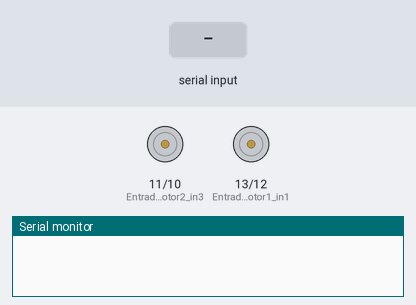
Bench run of a sketch on a simulated Arduino Uno, built with avr-gcc and run on an emulated ATmega328P. Parts: motor-driver pin pairs drawn as motors (green arrow = first pin HIGH = forward, orange = second pin HIGH = backward, longer = more drive), the last lines printed to the serial monitor. Inputs (shaded band) come from the test bench.

Above: at 1.2 s.
1.3 s: "1" received over the second serial link
At 1.6 s:
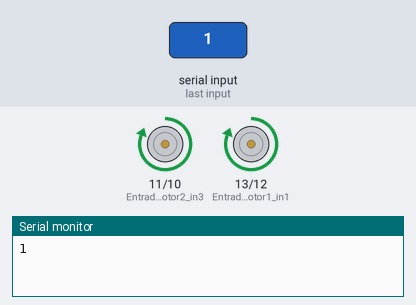
2.8 s: "4" received over the second serial link
At 3.9 s:
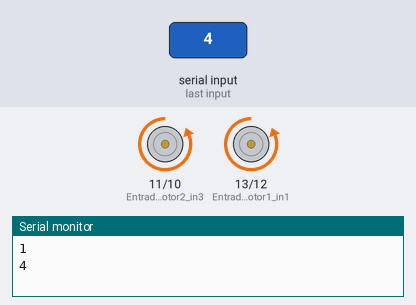
4.3 s: "2" received over the second serial link
At 5.1 s:
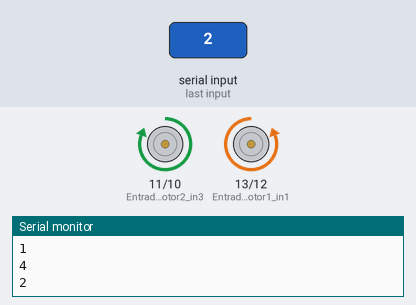
5.8 s: "3" received over the second serial link
At 6.2 s:
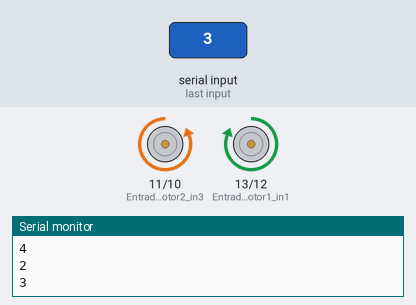
7.3 s: "0" received over the second serial link
At 8.6 s:
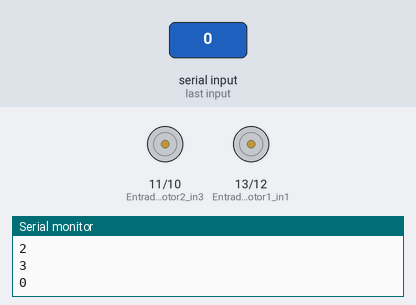
Timing chart, 0 to 9.8 s (numbered marks = the images above; inputs shaded):
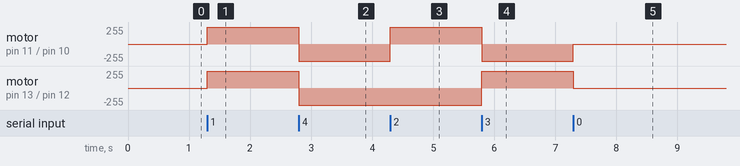

Measured:
- after the input at 1.3 s, motor on pin 11 (EntradaMotor2_in3) / pin 10 (EntradaMotor2_in4), motor on pin 13 (EntradaMotor1_in1) / pin 12 (EntradaMotor1_in2): stopped → forward 255/255 at once
- after the input at 2.8 s, motor on pin 11 (EntradaMotor2_in3) / pin 10 (EntradaMotor2_in4), motor on pin 13 (EntradaMotor1_in1) / pin 12 (EntradaMotor1_in2): forward 255/255 → backward 255/255 at once
- after the input at 4.3 s, motor on pin 11 (EntradaMotor2_in3) / pin 10 (EntradaMotor2_in4): backward 255/255 → forward 255/255 at once
- after the input at 5.8 s, motor on pin 11 (EntradaMotor2_in3) / pin 10 (EntradaMotor2_in4): forward 255/255 → backward 255/255 at once; motor on pin 13 (EntradaMotor1_in1) / pin 12 (EntradaMotor1_in2): backward 255/255 → forward 255/255 at once
- after the input at 7.3 s, motor on pin 11 (EntradaMotor2_in3) / pin 10 (EntradaMotor2_in4): backward 255/255 → stopped at once; motor on pin 13 (EntradaMotor1_in1) / pin 12 (EntradaMotor1_in2): forward 255/255 → stopped at once

The sketch:

Robot_Blue.ino
```cpp
#include <SoftwareSerial.h>

SoftwareSerial ModuloBlue(3, 2); // RX, TX

int EntradaMotor1_in1 = 13;
int EntradaMotor1_in2 = 12;

int EntradaMotor2_in3 = 11;
int EntradaMotor2_in4 = 10;

void setup() {
  pinMode(EntradaMotor1_in1, OUTPUT);
  pinMode(EntradaMotor1_in2, OUTPUT);
  pinMode(EntradaMotor2_in3, OUTPUT);
  pinMode(EntradaMotor2_in4, OUTPUT);
  Serial.begin(9600);

  ModuloBlue.begin(9600);
}

void loop() {
  char dato;
  if(ModuloBlue.available()>0){
    dato = ModuloBlue.read();
    Serial.println(dato);
    switch(dato){
      case '1':
        fordward();
      break;
      case '4':
        backward();
      break;
      case '2':
        right();
      break;
      case '3':
        left();
      break;
      case '0':
        stop();
      break;
    }
  }
}


void fordward(){
  digitalWrite(EntradaMotor1_in1, HIGH);
  digitalWrite(EntradaMotor1_in2, LOW);
  digitalWrite(EntradaMotor2_in3, HIGH);
  digitalWrite(EntradaMotor2_in4, LOW);
}

void backward(){
  digitalWrite(EntradaMotor1_in1, LOW);
  digitalWrite(EntradaMotor1_in2, HIGH);
  digitalWrite(EntradaMotor2_in3, LOW);
  digitalWrite(EntradaMotor2_in4, HIGH);
}

void right(){
  digitalWrite(EntradaMotor1_in1, LOW);
  digitalWrite(EntradaMotor1_in2, HIGH);
  digitalWrite(EntradaMotor2_in3, HIGH);
  digitalWrite(EntradaMotor2_in4, LOW);
}


void left(){
  digitalWrite(EntradaMotor1_in1, HIGH);
  digitalWrite(EntradaMotor1_in2, LOW);
  digitalWrite(EntradaMotor2_in3, LOW);
  digitalWrite(EntradaMotor2_in4, HIGH);
}

void stop(){
  digitalWrite(EntradaMotor1_in1, LOW);
  digitalWrite(EntradaMotor1_in2, LOW);
  digitalWrite(EntradaMotor2_in3, LOW);
  digitalWrite(EntradaMotor2_in4, LOW);
}
```
